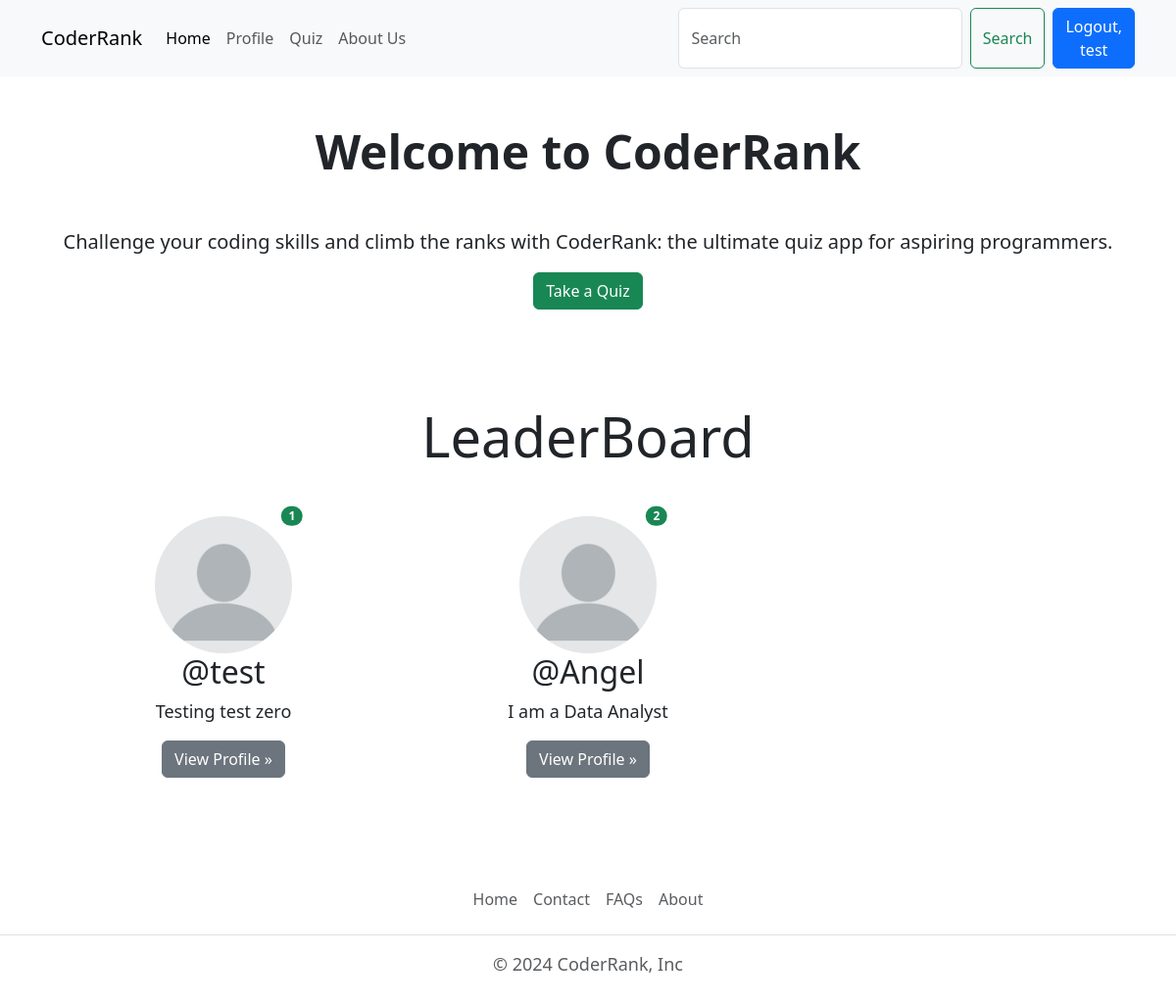
Page / (signed in) on the committed database.
### quiz/models.py (models this page shows)
class UserRank(models.Model):
    user=models.OneToOneField(User, on_delete=models.CASCADE)
    rank=models.IntegerField(null=True, blank=True)
    total_score=models.IntegerField(null=True, blank=True)
    def __str__(self):
        return f"{self.rank}, {self.user.username}"

### account/models.py (models this page shows, shortened)
class Profile(models.Model):
    user = models.OneToOneField(User, on_delete=models.CASCADE, null=True)
    email_id= models.CharField(max_length=55, unique=True, null=True)
    bio = models.TextField(blank=True, null=True)
    profile_img = models.ImageField(upload_to='profile_images', default='blank-profile-picture-973460_1280.png', blank=True, null=True)
    location = models.CharField(max_length=100, blank=True, null=True)
    job_title = models.CharField(max_length=100, blank=True, null=True)
    years_of_exp = models.PositiveIntegerField(blank=True, null=True)
    education = models.CharField(max_length=100, blank=True, null=True)

### general/views.py (the view)
# urls.py: 2. Add a URL to urlpatterns:  path('', views.home, name='home')
def home(request):
    leaderboard_users=UserRank.objects.order_by('rank')[:3]
    print(leaderboard_users)
    if request.user.is_authenticated:
        user_obj=User.objects.get(username=request.user)
        user_profile=Profile.objects.get(user=user_obj)
        context={"leaderboard_users":leaderboard_users, "user_profile":user_profile}
    else:
        context={}
    return render(request,"home.html",context)

### templates/home.html (shortened to what this page needs)
{% extends "index.html" %}
{% load static %}
{% block content %}
<div class="container text-center">
    <h1 class="display-5 fw-bold my-5">Welcome to CoderRank</h1>
    <p class="fs-5">Challenge your coding skills and climb the ranks with CoderRank: the ultimate quiz app for
        aspiring programmers.</p>
    <div class="d-inline-flex gap-2 mb-5">
        <a href="{% url 'all_quiz' %}" class="btn btn-success">Take a Quiz</a>
    </div>
    <div class="container text-center">
        <h1 class="display-4 text-center my-5">LeaderBoard</h1>
        <div class="row">
            {%for rank in leaderboard_users%}
            <div class="col-lg-4 position-relative mb-5">
                <img src="{{rank.user.profile.profile_img.url}}" width="140" height="140" alt="user"
                    class="img-fluid bd-placeholder-img rounded-circle">
                <span class="position-absolute top-0 start-90 translate-middle badge rounded-pill bg-success">
                    {{forloop.counter}}
                </span>
                <h2 class="fw-normal">@{{rank.user.username}}</h2>
                <p>{{rank.user.profile.bio|truncatewords:7}}</p>
                <p><a class="btn btn-secondary" href="{%url 'profile' rank.user.username %}">View Profile »</a></p>
            </div>
            {%endfor%}
        </div>
    </div>
</div>
{% endblock content %}

### templates/components/header.html (shortened to what this page needs)
<nav class="navbar navbar-expand-lg bg-body-tertiary">
    <div class="container">
        <a class="navbar-brand"href="{% url 'home' %}">CoderRank</a>
        <div class="collapse navbar-collapse" id="navbarSupportedContent">
            <ul class="navbar-nav me-auto mb-2 mb-lg-0">
                <li class="nav-item">
                    <a class="nav-link active" aria-current="page" href="{% url 'home' %}">Home</a>
                </li>
                {% if user.is_authenticated %}
                <li class="nav-item">
                    <a class="nav-link" href="{% url 'profile' user.username %}">Profile</a>
                </li>
                {% endif %}
                <li class="nav-item">
                    <a class="nav-link" href="{% url 'all_quiz' %}">Quiz</a>
                </li>
                <li class="nav-item">
                    <a class="nav-link" href="{% url 'about_us' %}">About Us</a>
                </li>
            </ul>
            <form class="d-flex" role="search">
                <input class="form-control me-2" type="search" placeholder="Search" aria-label="Search">
                <button class="btn btn-outline-success" type="submit">Search</button>
                {% if user.is_authenticated %}
                <a href="{% url 'logout'%}" class="btn btn-primary ms-2">Logout, {{user.username}}</a>
                {% else %}
                <a href="{% url 'login'%}" class="btn btn-primary ms-2">Login</a>
                {%endif%}
            </form>
        </div>
    </div>
</nav>

### static/css/style.css (style rules this page uses)
p { font-size: large; font-weight: 400; }

### rows in the picture
UserRank: user.profile.profile_img (placeholder picture), user.username "test", user.profile.bio "Testing test zero"
UserRank: user.profile.profile_img (placeholder picture), user.username "Angel", user.profile.bio "I am a Data Analyst"

### other values in the picture
{{ user.username }} "test"
